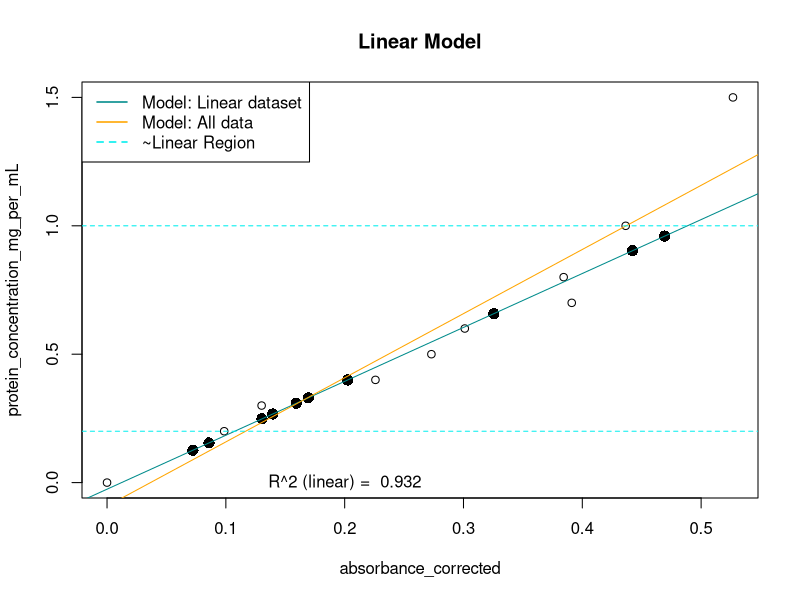
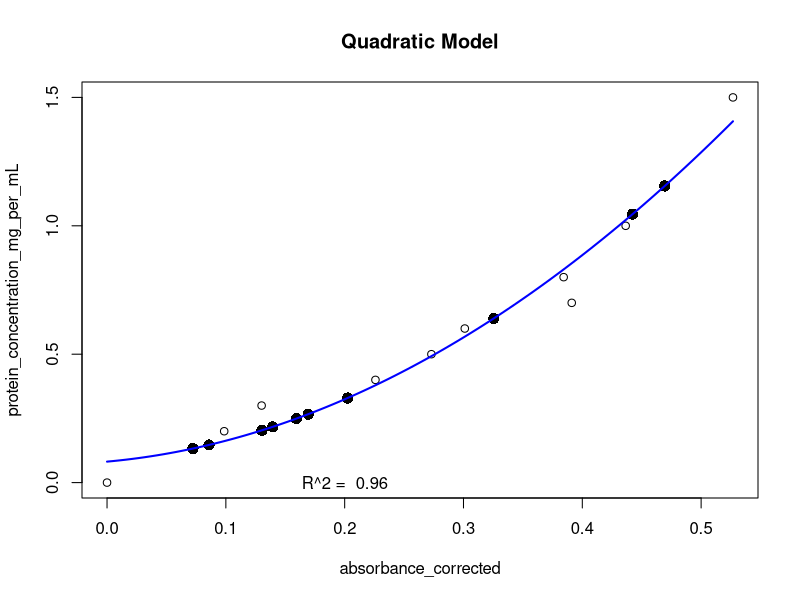
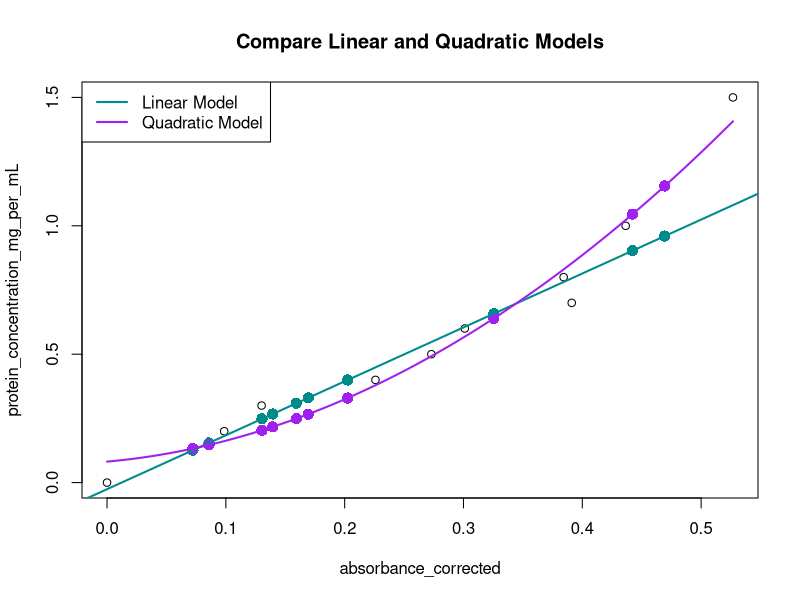

R code for these plots, in order:
## ---- chunk 1
# For a limited range, protein concentration can be estimated from absorbance (595 nm) with a linear regression. Alternatively, protein concentration can be estimated with a quadratic regression. Both estimates are performed and compared here.
## ---- chunk 2
### Bradford assay ###
library(readxl)
library(knitr)
library(dplyr)

###### Load data ######
# UPDATE working directory and data files. Knit/run the rest.
setwd("/Users")
dat_full <- read_excel("example/example_samples_Bradford.xlsx", sheet = "standards")
dat <- dat_full %>%
  select(protein_concentration_mg_per_mL, absorbance_corrected)
samples_full <- read_excel("example/example_samples_Bradford.xlsx", sheet = "samples")
# Make concise & exclude multiplication information until the end
samples <- samples_full %>%
  select(sample, absorbance_corrected)

## ---- chunk 3
##### first: LINEAR regression #####
#linear model for all data
linear_model_whole <- lm(protein_concentration_mg_per_mL ~ absorbance_corrected, data = dat)

#linear model should only be from absorbance range 0.2 to 1.0 (non-linear outside of this range)
linear_model <- lm(protein_concentration_mg_per_mL ~ absorbance_corrected, data = subset(dat, protein_concentration_mg_per_mL >= 0.2 & protein_concentration_mg_per_mL <= 1.0))
## ---- chunk 4
linear_model
summary(linear_model)

# save equation variables
# y = mx + b
b <- coef(linear_model)[1]
m <- coef(linear_model)[2]
R2adj_linear <- summary(linear_model)$adj.r.squared

# linear function
predict_y <- function(x) {
  y <- m * x + b
  return(y)
}

## CALCULATION
(linear_predicted_y <- predict_y(samples$absorbance_corrected))

#save data frame
df_predicted_l <- cbind(samples, linear_predicted_y)
colnames(df_predicted_l)[2:3] <- c("absorbance_corrected", "protein_concentration_mg_per_mL")
## ---- chunk 5
print(paste("Model: y = ", round(m, digits=3), "*x +", round(b, digits=3)))
# Basic plot in Base R
plot(protein_concentration_mg_per_mL ~ absorbance_corrected, data = dat)
points(df_predicted_l[,2], df_predicted_l[,3], col = "black", pch = 16, cex = 1.5)
abline(linear_model, col = "cyan4")
abline(linear_model_whole, col = "orange")
abline(h = 0.2, col = "cyan2", lty = 2)
abline(h = 1, col = "cyan2", lty = 2)
title("Linear Model")
text(0.2,0, labels = paste("R^2 (linear) = ", round(R2adj_linear, digits = 3)))
legend("topleft", legend = c("Model: Linear dataset", "Model: All data", "~Linear Region"),
       col = c("cyan4", "orange", "cyan2"), lwd = 1.5, lty = c(1,1,2))

## ---- chunk 6
##### second: quadratic regression #####
quad_model <- lm(protein_concentration_mg_per_mL ~ absorbance_corrected + I(absorbance_corrected^2), data = dat)
## ---- chunk 7
quad_model
summary(quad_model)

# save equation variables
# y = ax2 + bx + c
c <- coef(quad_model)[1]
b <- coef(quad_model)[2]
a <- coef(quad_model)[3]

R2adj_quad <- summary(quad_model)$adj.r.squared

# linear function
quad_predict_y <- function(x) {
  y <- a * x^2 + b * x + c
  return(y)
}

#for plot
quad_fun <- function(x) {
  a * x^2 + b * x + c
}

## CALCULATION
(quad_predicted_y <- quad_predict_y(samples$absorbance_corrected))

#save data frame
df_predicted_q <- cbind(samples, quad_predicted_y)
colnames(df_predicted_q)[2:3] <- c("absorbance_corrected", "protein_concentration_mg_per_mL")
## ---- chunk 8
print(paste("Model: y = ", round(a, digits = 3), "*x^2 +", round(b, digits =3), "*x +", round(c, digits=3)))
# Basic plot in Base R
plot(protein_concentration_mg_per_mL ~ absorbance_corrected, data = dat)
points(df_predicted_q[,2], df_predicted_q[,3], col = "black", pch = 16, cex = 1.5)
curve(quad_fun, from = min(dat$absorbance_corrected), to = max(dat$absorbance_corrected), col = "blue", lwd = 2, add = TRUE)
title("Quadratic Model")
text(0.2,0, labels = paste("R^2 = ", round(R2adj_quad, digits = 3)))

##### Finally - compare models #####
plot(protein_concentration_mg_per_mL ~ absorbance_corrected, data = dat)
points(df_predicted_l[,2], df_predicted_l[,3], col = "cyan4", pch = 16, cex = 1.5)
points(df_predicted_q[,2], df_predicted_q[,3], col = "purple", pch = 16, cex = 1.5)
abline(linear_model, col = "cyan4", lwd = 2)
curve(quad_fun, from = min(dat$absorbance_corrected), to = max(dat$absorbance_corrected), col = "purple", lwd = 2, add = TRUE)
title("Compare Linear and Quadratic Models")
legend("topleft", legend = c("Linear Model", "Quadratic Model"),
       col = c("cyan4", "purple"), lwd = 2)

# print summary
# print sample, linear-predicted value, quadratic-predicted value, and R2 from both equations
summary <- cbind(samples_full, df_predicted_l[,3], df_predicted_q[,3])
summary$linear_prediction <- summary$multiplication_factor*summary$`df_predicted_l[, 3]`
summary$quadratic_prediction <- summary$multiplication_factor*summary$`df_predicted_q[, 3]`

table_summary <- summary %>% 
  select(sample, linear_prediction, quadratic_prediction)

table_summary[,2] <- round(table_summary[,2], digits = 2)
table_summary[,3] <- round(table_summary[,3], digits = 2)

kable(table_summary, caption = "Protein concentration (mg/mL)")
print(paste("Linear Model R2 adjusted =", round(R2adj_linear, digits = 3)))
print(paste("Quadratic Model R2 adjusted =", round(R2adj_quad, digits = 3)))

